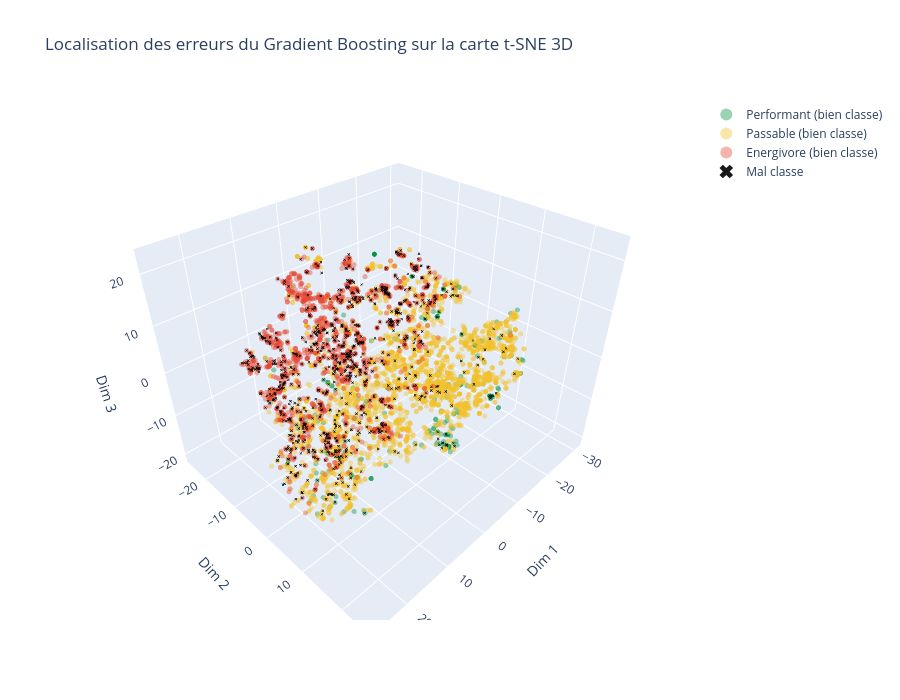

The cell this chart's notebook holds for it:
### Markdown cell above
### 8.2 Localisation des erreurs

### Code cell
'''
Version interactive (Plotly) de la localisation des erreurs en 3D : permet de faire tourner
le nuage de points a la souris pour mieux distinguer les zones de chevauchement, impossibles
a lire correctement sur une image statique.
'''
mask_erreur_3d = y_pred_sample != y_train_sample.values

fig = go.Figure()

for grp in GROUPS:
    mask = (y_train_sample.values == grp) & (~mask_erreur_3d)
    fig.add_trace(go.Scatter3d(
        x=X_tsne_3d[mask, 0], y=X_tsne_3d[mask, 1], z=X_tsne_3d[mask, 2],
        mode="markers",
        marker=dict(size=3, color=GROUP_COLORS[grp], opacity=0.4),
        name=f"{grp} (bien classe)",
    ))

fig.add_trace(go.Scatter3d(
    x=X_tsne_3d[mask_erreur_3d, 0], y=X_tsne_3d[mask_erreur_3d, 1], z=X_tsne_3d[mask_erreur_3d, 2],
    mode="markers",
    marker=dict(size=1, color="black", symbol="x", opacity=0.9),
    name="Mal classe",
))

fig.update_layout(
    title="Localisation des erreurs du Gradient Boosting sur la carte t-SNE 3D",
    scene=dict(xaxis_title="Dim 1", yaxis_title="Dim 2", zaxis_title="Dim 3"),
    width=900, height=700,
    legend=dict(itemsizing="constant"),
)
fig.show()

print(f"Observations mal classees dans le sous-echantillon : {mask_erreur_3d.sum()} / {len(mask_erreur_3d)} "
      f"({mask_erreur_3d.mean():.1%})")

### Figure 1 — Plotly figure (JSON) as saved in the notebook; plotly's stock layout.template omitted (floating-point values rounded to 4 significant figures; data arrays with more than 128 entries replaced by an {"elided": "..."} marker saying what was removed)
{"data": [{"marker": {"color": "#00923F", "opacity": 0.4, "size": 3}, "mode": "markers", "name": "Performant (bien classe)", "type": "scatter3d", "x": {"elided": "236 float values"}, "y": {"elided": "236 float values"}, "z": {"elided": "236 float values"}}, {"marker": {"color": "#F2C12B", "opacity": 0.4, "size": 3}, "mode": "markers", "name": "Passable (bien classe)", "type": "scatter3d", "x": {"elided": "3245 float values"}, "y": {"elided": "3245 float values"}, "z": {"elided": "3245 float values"}}, {"marker": {"color": "#E6442E", "opacity": 0.4, "size": 3}, "mode": "markers", "name": "Energivore (bien classe)", "type": "scatter3d", "x": {"elided": "1397 float values"}, "y": {"elided": "1397 float values"}, "z": {"elided": "1397 float values"}}, {"marker": {"color": "black", "opacity": 0.9, "size": 1, "symbol": "x"}, "mode": "markers", "name": "Mal classe", "type": "scatter3d", "x": {"elided": "1122 float values"}, "y": {"elided": "1122 float values"}, "z": {"elided": "1122 float values"}}], "layout": {"height": 700, "legend": {"itemsizing": "constant"}, "scene": {"xaxis": {"title": {"text": "Dim 1"}}, "yaxis": {"title": {"text": "Dim 2"}}, "zaxis": {"title": {"text": "Dim 3"}}}, "title": {"text": "Localisation des erreurs du Gradient Boosting sur la carte t-SNE 3D"}, "width": 900}}
